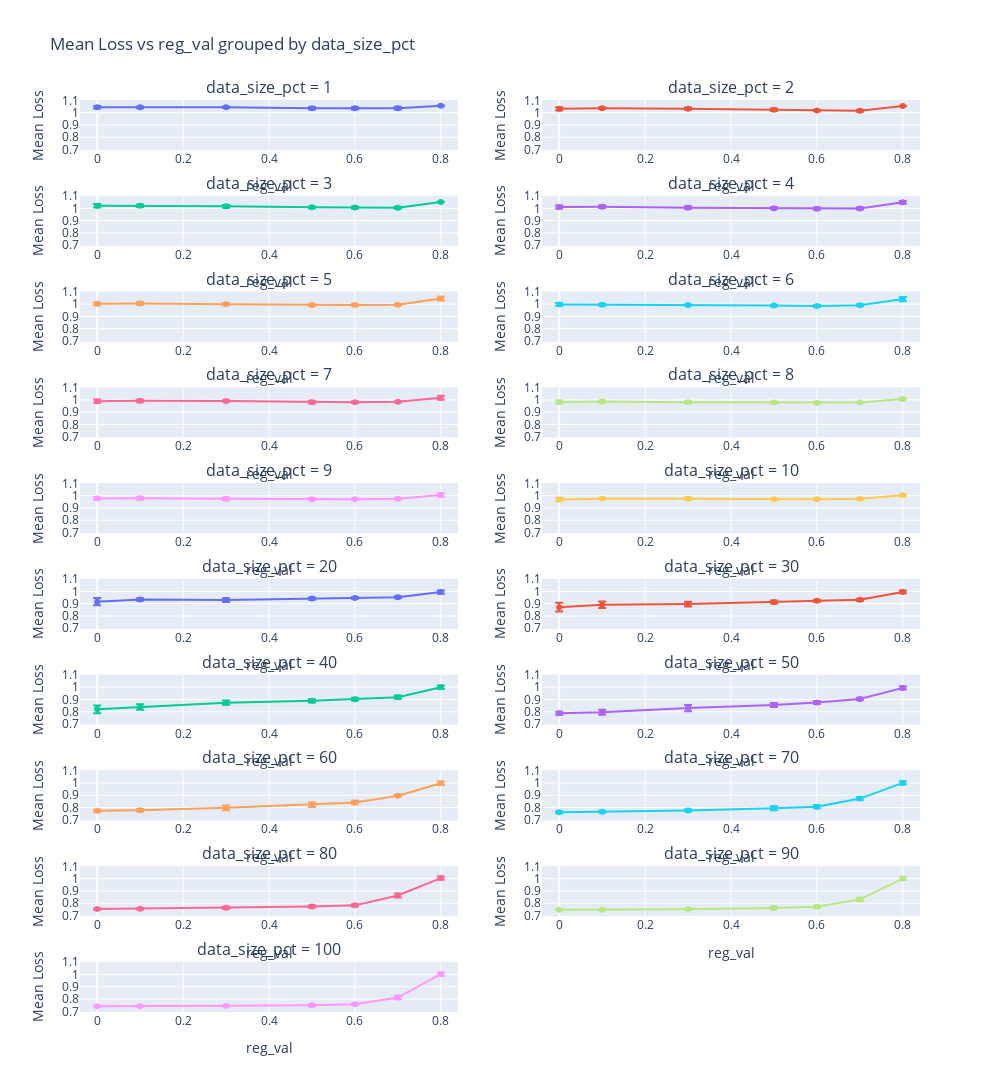

The notebook cell this image was saved under:
### Code cell
plot_data_size_pct = plot_mean_loss(dataset, x_axis='reg_val', group_by='data_size_pct', log_x=log_scale)

### Figure 1 — Plotly figure (JSON) as saved in the notebook; plotly's stock layout.template omitted (floating-point values rounded to 4 significant figures)
{"data": [{"error_y": {"array": [0.009424, 0.00701, 0.006607, 0.01016, 0.009828, 0.01042, 0.004136], "type": "data", "visible": true}, "hoverinfo": "text", "hovertext": ["reg_val: 0.0<br>Mean Loss: 1.043706883960988<br>Avg Learning Rate: 0.00466", "reg_val: 0.1<br>Mean Loss: 1.0436181947008356<br>Avg Learning Rate: 0.00598", "reg_val: 0.3<br>Mean Loss: 1.0441424318206258<br>Avg Learning Rate: 0.007209999999999999", "reg_val: 0.5<br>Mean Loss: 1.0361043082945274<br>Avg Learning Rate: 0.0094", "reg_val: 0.6<br>Mean Loss: 1.0351684627078828<br>Avg Learning Rate: 0.0085", "reg_val: 0.7<br>Mean Loss: 1.036556966557647<br>Avg Learning Rate: 0.007000000000000001", "reg_val: 0.8<br>Mean Loss: 1.0558047872601135<br>Avg Learning Rate: 0.0334"], "mode": "lines+markers", "name": "1", "type": "scatter", "x": [0, 0.1, 0.3, 0.5, 0.6, 0.7, 0.8], "xaxis": "x", "y": [1.044, 1.044, 1.044, 1.036, 1.035, 1.037, 1.056], "yaxis": "y"}, {"error_y": {"array": [0.0132, 0.007087, 0.008956, 0.01015, 0.005664, 0.007933, 0.001822], "type": "data", "visible": true}, "hoverinfo": "text", "hovertext": ["reg_val: 0.0<br>Mean Loss: 1.030915457268298<br>Avg Learning Rate: 0.00466", "reg_val: 0.1<br>Mean Loss: 1.0363332032125234<br>Avg Learning Rate: 0.0030700000000000002", "reg_val: 0.3<br>Mean Loss: 1.032114679292167<br>Avg Learning Rate: 0.0043300000000000005", "reg_val: 0.5<br>Mean Loss: 1.0237324346711625<br>Avg Learning Rate: 0.00451", "reg_val: 0.6<br>Mean Loss: 1.0179437977411014<br>Avg Learning Rate: 0.0037", "reg_val: 0.7<br>Mean Loss: 1.0149145629498866<br>Avg Learning Rate: 0.0013", "reg_val: 0.8<br>Mean Loss: 1.0537450580885916<br>Avg Learning Rate: 0.0808"], "mode": "lines+markers", "name": "2", "type": "scatter", "x": [0, 0.1, 0.3, 0.5, 0.6, 0.7, 0.8], "xaxis": "x2", "y": [1.031, 1.036, 1.032, 1.024, 1.018, 1.015, 1.054], "yaxis": "y2"}, {"error_y": {"array": [0.01364, 0.009985, 0.01025, 0.007702, 0.008009, 0.007607, 0.001066], "type": "data", "visible": true}, "hoverinfo": "text", "hovertext": ["reg_val: 0.0<br>Mean Loss: 1.0217771186973108<br>Avg Learning Rate: 0.0024100000000000002", "reg_val: 0.1<br>Mean Loss: 1.0207612487660858<br>Avg Learning Rate: 0.00337", "reg_val: 0.3<br>Mean Loss: 1.0164953034677546<br>Avg Learning Rate: 0.0031", "reg_val: 0.5<br>Mean Loss: 1.0087041499810818<br>Avg Learning Rate: 0.0029800000000000004", "reg_val: 0.6<br>Mean Loss: 1.0073360284685573<br>Avg Learning Rate: 0.00235", "reg_val: 0.7<br>Mean Loss: 1.0052685697873434<br>Avg Learning Rate: 0.001", "reg_val: 0.8<br>Mean Loss: 1.0529009726398435<br>Avg Learning Rate: 0.07840000000000001"], "mode": "lines+markers", "name": "3", "type": "scatter", "x": [0, 0.1, 0.3, 0.5, 0.6, 0.7, 0.8], "xaxis": "x3", "y": [1.022, 1.021, 1.016, 1.009, 1.007, 1.005, 1.053], "yaxis": "y3"}, {"error_y": {"array": [0.01201, 0.01117, 0.011, 0.009528, 0.009211, 0.009109, 0.01116], "type": "data", "visible": true}, "hoverinfo": "text", "hovertext": ["reg_val: 0.0<br>Mean Loss: 1.0106708720906987<br>Avg Learning Rate: 0.0027099999999999997", "reg_val: 0.1<br>Mean Loss: 1.0137295159168573<br>Avg Learning Rate: 0.00226", "reg_val: 0.3<br>Mean Loss: 1.0062294532468308<br>Avg Learning Rate: 0.00268", "reg_val: 0.5<br>Mean Loss: 1.0016745612734839<br>Avg Learning Rate: 0.00187", "reg_val: 0.6<br>Mean Loss: 0.9973181224488593<br>Avg Learning Rate: 0.00169", "reg_val: 0.7<br>Mean Loss: 0.9992654351186959<br>Avg Learning Rate: 0.001", "reg_val: 0.8<br>Mean Loss: 1.0496331960349887<br>Avg Learning Rate: 0.0664"], "mode": "lines+markers", "name": "4", "type": "scatter", "x": [0, 0.1, 0.3, 0.5, 0.6, 0.7, 0.8], "xaxis": "x4", "y": [1.011, 1.014, 1.006, 1.002, 0.9973, 0.9993, 1.05], "yaxis": "y4"}, {"error_y": {"array": [0.01174, 0.01071, 0.009167, 0.009251, 0.008597, 0.007921, 0.0153], "type": "data", "visible": true}, "hoverinfo": "text", "hovertext": ["reg_val: 0.0<br>Mean Loss: 1.0027414618116437<br>Avg Learning Rate: 0.00283", "reg_val: 0.1<br>Mean Loss: 1.005989105025411<br>Avg Learning Rate: 0.00226", "reg_val: 0.3<br>Mean Loss: 0.9996849847820414<br>Avg Learning Rate: 0.0041800000000000006", "reg_val: 0.5<br>Mean Loss: 0.9921805869965327<br>Avg Learning Rate: 0.00346", "reg_val: 0.6<br>Mean Loss: 0.9925932996974879<br>Avg Learning Rate: 0.00064", "reg_val: 0.7<br>Mean Loss: 0.9943310628463695<br>Avg Learning Rate: 0.001", "reg_val: 0.8<br>Mean Loss: 1.0460059212657797<br>Avg Learning Rate: 0.059500000000000004"], "mode": "lines+markers", "name": "5", "type": "scatter", "x": [0, 0.1, 0.3, 0.5, 0.6, 0.7, 0.8], "xaxis": "x5", "y": [1.003, 1.006, 0.9997, 0.9922, 0.9926, 0.9943, 1.046], "yaxis": "y5"}, {"error_y": {"array": [0.01203, 0.008322, 0.006667, 0.006282, 0.008022, 0.007749, 0.01786], "type": "data", "visible": true}, "hoverinfo": "text", "hovertext": ["reg_val: 0.0<br>Mean Loss: 0.996606044903462<br>Avg Learning Rate: 0.0019", "reg_val: 0.1<br>Mean Loss: 0.995982536557433<br>Avg Learning Rate: 0.0022", "reg_val: 0.3<br>Mean Loss: 0.9933622290045668<br>Avg Learning Rate: 0.00292", "reg_val: 0.5<br>Mean Loss: 0.9881720218565557<br>Avg Learning Rate: 0.0022", "reg_val: 0.6<br>Mean Loss: 0.9845677238522155<br>Avg Learning Rate: 0.00058", "reg_val: 0.7<br>Mean Loss: 0.9907551219453027<br>Avg Learning Rate: 0.00097", "reg_val: 0.8<br>Mean Loss: 1.0411648518853374<br>Avg Learning Rate: 0.052300000000000006"], "mode": "lines+markers", "name": "6", "type": "scatter", "x": [0, 0.1, 0.3, 0.5, 0.6, 0.7, 0.8], "xaxis": "x6", "y": [0.9966, 0.996, 0.9934, 0.9882, 0.9846, 0.9908, 1.041], "yaxis": "y6"}, {"error_y": {"array": [0.01298, 0.01169, 0.006893, 0.01068, 0.007578, 0.005819, 0.01712], "type": "data", "visible": true}, "hoverinfo": "text", "hovertext": ["reg_val: 0.0<br>Mean Loss: 0.9896433346199267<br>Avg Learning Rate: 0.0028899999999999998", "reg_val: 0.1<br>Mean Loss: 0.9926484278012148<br>Avg Learning Rate: 0.00334", "reg_val: 0.3<br>Mean Loss: 0.9910750015731498<br>Avg Learning Rate: 0.00313", "reg_val: 0.5<br>Mean Loss: 0.9815663782291082<br>Avg Learning Rate: 0.00415", "reg_val: 0.6<br>Mean Loss: 0.9816549302695634<br>Avg Learning Rate: 0.00046", "reg_val: 0.7<br>Mean Loss: 0.9842673261960347<br>Avg Learning Rate: 0.0004", "reg_val: 0.8<br>Mean Loss: 1.017587735694208<br>Avg Learning Rate: 0.011500000000000002"], "mode": "lines+markers", "name": "7", "type": "scatter", "x": [0, 0.1, 0.3, 0.5, 0.6, 0.7, 0.8], "xaxis": "x7", "y": [0.9896, 0.9926, 0.9911, 0.9816, 0.9817, 0.9843, 1.018], "yaxis": "y7"}, {"error_y": {"array": [0.01216, 0.009147, 0.009062, 0.006275, 0.006497, 0.00526, 0.007096], "type": "data", "visible": true}, "hoverinfo": "text", "hovertext": ["reg_val: 0.0<br>Mean Loss: 0.9839377063693422<br>Avg Learning Rate: 0.0025", "reg_val: 0.1<br>Mean Loss: 0.9870818259396079<br>Avg Learning Rate: 0.0032500000000000003", "reg_val: 0.3<br>Mean Loss: 0.9817454209575406<br>Avg Learning Rate: 0.00445", "reg_val: 0.5<br>Mean Loss: 0.9780534643115419<br>Avg Learning Rate: 0.0027700000000000003", "reg_val: 0.6<br>Mean Loss: 0.9758200842838782<br>Avg Learning Rate: 0.00076", "reg_val: 0.7<br>Mean Loss: 0.9791722940676141<br>Avg Learning Rate: 0.00031", "reg_val: 0.8<br>Mean Loss: 1.0077351392605602<br>Avg Learning Rate: 0.001"], "mode": "lines+markers", "name": "8", "type": "scatter", "x": [0, 0.1, 0.3, 0.5, 0.6, 0.7, 0.8], "xaxis": "x8", "y": [0.9839, 0.9871, 0.9817, 0.9781, 0.9758, 0.9792, 1.008], "yaxis": "y8"}, {"error_y": {"array": [0.01009, 0.01182, 0.01175, 0.009565, 0.005823, 0.006515, 0.01388], "type": "data", "visible": true}, "hoverinfo": "text", "hovertext": ["reg_val: 0.0<br>Mean Loss: 0.977407024510495<br>Avg Learning Rate: 0.0024490000000000002", "reg_val: 0.1<br>Mean Loss: 0.9791924738522731<br>Avg Learning Rate: 0.005107", "reg_val: 0.3<br>Mean Loss: 0.9740547706296433<br>Avg Learning Rate: 0.004390000000000001", "reg_val: 0.5<br>Mean Loss: 0.9714677679332304<br>Avg Learning Rate: 0.0024100000000000002", "reg_val: 0.6<br>Mean Loss: 0.9711998861331445<br>Avg Learning Rate: 0.00082", "reg_val: 0.7<br>Mean Loss: 0.9757883755675643<br>Avg Learning Rate: 0.00022", "reg_val: 0.8<br>Mean Loss: 1.0057034175633353<br>Avg Learning Rate: 0.0043"], "mode": "lines+markers", "name": "9", "type": "scatter", "x": [0, 0.1, 0.3, 0.5, 0.6, 0.7, 0.8], "xaxis": "x9", "y": [0.9774, 0.9792, 0.9741, 0.9715, 0.9712, 0.9758, 1.006], "yaxis": "y9"}, {"error_y": {"array": [0.01425, 0.006859, 0.01016, 0.007717, 0.006225, 0.006873, 0.008751], "type": "data", "visible": true}, "hoverinfo": "text", "hovertext": ["reg_val: 0.0<br>Mean Loss: 0.9690602672822547<br>Avg Learning Rate: 0.0033940000000000003", "reg_val: 0.1<br>Mean Loss: 0.975967156345194<br>Avg Learning Rate: 0.003781", "reg_val: 0.3<br>Mean Loss: 0.9755278332408889<br>Avg Learning Rate: 0.00424", "reg_val: 0.5<br>Mean Loss: 0.9700621282383478<br>Avg Learning Rate: 0.0057399999999999994", "reg_val: 0.6<br>Mean Loss: 0.9709109550688689<br>Avg Learning Rate: 0.00046", "reg_val: 0.7<br>Mean Loss: 0.9754686950863182<br>Avg Learning Rate: 0.00034", "reg_val: 0.8<br>Mean Loss: 1.0035546544826393<br>Avg Learning Rate: 0.001"], "mode": "lines+markers", "name": "10", "type": "scatter", "x": [0, 0.1, 0.3, 0.5, 0.6, 0.7, 0.8], "xaxis": "x10", "y": [0.9691, 0.976, 0.9755, 0.9701, 0.9709, 0.9755, 1.004], "yaxis": "y10"}, {"error_y": {"array": [0.02906, 0.009649, 0.01501, 0.009546, 0.007112, 0.008121, 0.0127], "type": "data", "visible": true}, "hoverinfo": "text", "hovertext": ["reg_val: 0.0<br>Mean Loss: 0.9170003509624696<br>Avg Learning Rate: 0.003751", "reg_val: 0.1<br>Mean Loss: 0.9343859687254026<br>Avg Learning Rate: 0.005371", "reg_val: 0.3<br>Mean Loss: 0.9296834726612289<br>Avg Learning Rate: 0.007768", "reg_val: 0.5<br>Mean Loss: 0.941946142911911<br>Avg Learning Rate: 0.00469", "reg_val: 0.6<br>Mean Loss: 0.9473585418550482<br>Avg Learning Rate: 0.0005200000000000001", "reg_val: 0.7<br>Mean Loss: 0.953265086629174<br>Avg Learning Rate: 0.00073", "reg_val: 0.8<br>Mean Loss: 0.9948536474725385<br>Avg Learning Rate: 0.001"], "mode": "lines+markers", "name": "20", "type": "scatter", "x": [0, 0.1, 0.3, 0.5, 0.6, 0.7, 0.8], "xaxis": "x11", "y": [0.917, 0.9344, 0.9297, 0.9419, 0.9474, 0.9533, 0.9949], "yaxis": "y11"}, {"error_y": {"array": [0.03651, 0.0267, 0.01953, 0.01236, 0.009544, 0.009707, 0.01082], "type": "data", "visible": true}, "hoverinfo": "text", "hovertext": ["reg_val: 0.0<br>Mean Loss: 0.8721958774508851<br>Avg Learning Rate: 0.0021969999999999997", "reg_val: 0.1<br>Mean Loss: 0.8914981815722082<br>Avg Learning Rate: 0.0055179999999999995", "reg_val: 0.3<br>Mean Loss: 0.8973930779989664<br>Avg Learning Rate: 0.0075699999999999995", "reg_val: 0.5<br>Mean Loss: 0.9136743942380467<br>Avg Learning Rate: 0.001", "reg_val: 0.6<br>Mean Loss: 0.9236140881781971<br>Avg Learning Rate: 0.0008500000000000001", "reg_val: 0.7<br>Mean Loss: 0.9317084210259574<br>Avg Learning Rate: 0.00097", "reg_val: 0.8<br>Mean Loss: 0.9961123347024381<br>Avg Learning Rate: 0.001"], "mode": "lines+markers", "name": "30", "type": "scatter", "x": [0, 0.1, 0.3, 0.5, 0.6, 0.7, 0.8], "xaxis": "x12", "y": [0.8722, 0.8915, 0.8974, 0.9137, 0.9236, 0.9317, 0.9961], "yaxis": "y12"}, {"error_y": {"array": [0.03085, 0.02301, 0.01642, 0.01313, 0.0111, 0.013, 0.0145], "type": "data", "visible": true}, "hoverinfo": "text", "hovertext": ["reg_val: 0.0<br>Mean Loss: 0.8195057468754905<br>Avg Learning Rate: 0.00118", "reg_val: 0.1<br>Mean Loss: 0.8385124794848553<br>Avg Learning Rate: 0.001582", "reg_val: 0.3<br>Mean Loss: 0.8742439107719437<br>Avg Learning Rate: 0.00505", "reg_val: 0.5<br>Mean Loss: 0.8889248835576046<br>Avg Learning Rate: 0.001", "reg_val: 0.6<br>Mean Loss: 0.90238138274713<br>Avg Learning Rate: 0.001", "reg_val: 0.7<br>Mean Loss: 0.9186455791904813<br>Avg Learning Rate: 0.00097", "reg_val: 0.8<br>Mean Loss: 0.9989664976989036<br>Avg Learning Rate: 0.00097"], "mode": "lines+markers", "name": "40", "type": "scatter", "x": [0, 0.1, 0.3, 0.5, 0.6, 0.7, 0.8], "xaxis": "x13", "y": [0.8195, 0.8385, 0.8742, 0.8889, 0.9024, 0.9186, 0.999], "yaxis": "y13"}, {"error_y": {"array": [0.01291, 0.01993, 0.02466, 0.0169, 0.01243, 0.009973, 0.01356], "type": "data", "visible": true}, "hoverinfo": "text", "hovertext": ["reg_val: 0.0<br>Mean Loss: 0.7877338982763745<br>Avg Learning Rate: 0.000808", "reg_val: 0.1<br>Mean Loss: 0.7962310503829609<br>Avg Learning Rate: 5.8e-05", "reg_val: 0.3<br>Mean Loss: 0.8296020569481375<br>Avg Learning Rate: 0.0022", "reg_val: 0.5<br>Mean Loss: 0.8546920892996189<br>Avg Learning Rate: 0.001", "reg_val: 0.6<br>Mean Loss: 0.8758009837561356<br>Avg Learning Rate: 0.00094", "reg_val: 0.7<br>Mean Loss: 0.9031237423419952<br>Avg Learning Rate: 0.001", "reg_val: 0.8<br>Mean Loss: 0.9942927509159236<br>Avg Learning Rate: 0.001"], "mode": "lines+markers", "name": "50", "type": "scatter", "x": [0, 0.1, 0.3, 0.5, 0.6, 0.7, 0.8], "xaxis": "x14", "y": [0.7877, 0.7962, 0.8296, 0.8547, 0.8758, 0.9031, 0.9943], "yaxis": "y14"}, {"error_y": {"array": [0.009742, 0.01013, 0.01949, 0.01816, 0.01458, 0.009089, 0.01436], "type": "data", "visible": true}, "hoverinfo": "text", "hovertext": ["reg_val: 0.0<br>Mean Loss: 0.7729573987263105<br>Avg Learning Rate: 0.000196", "reg_val: 0.1<br>Mean Loss: 0.777501863602436<br>Avg Learning Rate: 0.00015700000000000002", "reg_val: 0.3<br>Mean Loss: 0.7977442470721868<br>Avg Learning Rate: 0.00124", "reg_val: 0.5<br>Mean Loss: 0.8227092728470311<br>Avg Learning Rate: 0.00097", "reg_val: 0.6<br>Mean Loss: 0.8412016419105199<br>Avg Learning Rate: 0.001", "reg_val: 0.7<br>Mean Loss: 0.8965860542280849<br>Avg Learning Rate: 0.00097", "reg_val: 0.8<br>Mean Loss: 0.9970383107146144<br>Avg Learning Rate: 0.001"], "mode": "lines+markers", "name": "60", "type": "scatter", "x": [0, 0.1, 0.3, 0.5, 0.6, 0.7, 0.8], "xaxis": "x15", "y": [0.773, 0.7775, 0.7977, 0.8227, 0.8412, 0.8966, 0.997], "yaxis": "y15"}, {"error_y": {"array": [0.007544, 0.007111, 0.009786, 0.01552, 0.01285, 0.01149, 0.01347], "type": "data", "visible": true}, "hoverinfo": "text", "hovertext": ["reg_val: 0.0<br>Mean Loss: 0.7617744628743176<br>Avg Learning Rate: 0.000124", "reg_val: 0.1<br>Mean Loss: 0.7656801022492447<br>Avg Learning Rate: 0.000112", "reg_val: 0.3<br>Mean Loss: 0.7766837308159122<br>Avg Learning Rate: 0.000451", "reg_val: 0.5<br>Mean Loss: 0.7938060463506939<br>Avg Learning Rate: 0.001", "reg_val: 0.6<br>Mean Loss: 0.8060918015319031<br>Avg Learning Rate: 0.001", "reg_val: 0.7<br>Mean Loss: 0.8726407109916984<br>Avg Learning Rate: 0.001", "reg_val: 0.8<br>Mean Loss: 1.0003321502373848<br>Avg Learning Rate: 0.00097"], "mode": "lines+markers", "name": "70", "type": "scatter", "x": [0, 0.1, 0.3, 0.5, 0.6, 0.7, 0.8], "xaxis": "x16", "y": [0.7618, 0.7657, 0.7767, 0.7938, 0.8061, 0.8726, 1.0], "yaxis": "y16"}, {"error_y": {"array": [0.005177, 0.005487, 0.009302, 0.01101, 0.009922, 0.01602, 0.01322], "type": "data", "visible": true}, "hoverinfo": "text", "hovertext": ["reg_val: 0.0<br>Mean Loss: 0.7526520383048366<br>Avg Learning Rate: 0.00013000000000000002", "reg_val: 0.1<br>Mean Loss: 0.7557873964309693<br>Avg Learning Rate: 0.000196", "reg_val: 0.3<br>Mean Loss: 0.7633451811678997<br>Avg Learning Rate: 0.00064", "reg_val: 0.5<br>Mean Loss: 0.7738450792444733<br>Avg Learning Rate: 0.00097", "reg_val: 0.6<br>Mean Loss: 0.7830952550683702<br>Avg Learning Rate: 0.001", "reg_val: 0.7<br>Mean Loss: 0.863580457240472<br>Avg Learning Rate: 0.001", "reg_val: 0.8<br>Mean Loss: 1.005055231397802<br>Avg Learning Rate: 0.001"], "mode": "lines+markers", "name": "80", "type": "scatter", "x": [0, 0.1, 0.3, 0.5, 0.6, 0.7, 0.8], "xaxis": "x17", "y": [0.7527, 0.7558, 0.7633, 0.7738, 0.7831, 0.8636, 1.005], "yaxis": "y17"}, {"error_y": {"array": [0.004747, 0.005332, 0.007701, 0.01181, 0.01042, 0.01376, 0.01234], "type": "data", "visible": true}, "hoverinfo": "text", "hovertext": ["reg_val: 0.0<br>Mean Loss: 0.7473454875863476<br>Avg Learning Rate: 0.00021700000000000002", "reg_val: 0.1<br>Mean Loss: 0.7478020696412949<br>Avg Learning Rate: 0.000358", "reg_val: 0.3<br>Mean Loss: 0.7520029835112683<br>Avg Learning Rate: 0.000571", "reg_val: 0.5<br>Mean Loss: 0.7622280529051116<br>Avg Learning Rate: 0.00097", "reg_val: 0.6<br>Mean Loss: 0.7717460972922189<br>Avg Learning Rate: 0.001", "reg_val: 0.7<br>Mean Loss: 0.831637964129964<br>Avg Learning Rate: 0.001", "reg_val: 0.8<br>Mean Loss: 1.0012504058224814<br>Avg Learning Rate: 0.00094"], "mode": "lines+markers", "name": "90", "type": "scatter", "x": [0, 0.1, 0.3, 0.5, 0.6, 0.7, 0.8], "xaxis": "x18", "y": [0.7473, 0.7478, 0.752, 0.7622, 0.7717, 0.8316, 1.001], "yaxis": "y18"}, {"error_y": {"array": [0.003831, 0.004992, 0.005526, 0.008718, 0.00815, 0.01415, 0.01451], "type": "data", "visible": true}, "hoverinfo": "text", "hovertext": ["reg_val: 0.0<br>Mean Loss: 0.7417836506645401<br>Avg Learning Rate: 0.00028900000000000003", "reg_val: 0.1<br>Mean Loss: 0.7415596347608608<br>Avg Learning Rate: 0.00038800000000000005", "reg_val: 0.3<br>Mean Loss: 0.7448505693441861<br>Avg Learning Rate: 0.00048699999999999997", "reg_val: 0.5<br>Mean Loss: 0.7484893152208039<br>Avg Learning Rate: 0.001", "reg_val: 0.6<br>Mean Loss: 0.756815115301124<br>Avg Learning Rate: 0.001", "reg_val: 0.7<br>Mean Loss: 0.8119664406363581<br>Avg Learning Rate: 0.001", "reg_val: 0.8<br>Mean Loss: 1.0021546888403046<br>Avg Learning Rate: 0.0008500000000000001"], "mode": "lines+markers", "name": "100", "type": "scatter", "x": [0, 0.1, 0.3, 0.5, 0.6, 0.7, 0.8], "xaxis": "x19", "y": [0.7418, 0.7416, 0.7449, 0.7485, 0.7568, 0.812, 1.002], "yaxis": "y19"}], "layout": {"annotations": [{"font": {"size": 16}, "showarrow": false, "text": "data_size_pct = 1", "x": 0.225, "xanchor": "center", "xref": "paper", "y": 1, "yanchor": "bottom", "yref": "paper"}, {"font": {"size": 16}, "showarrow": false, "text": "data_size_pct = 2", "x": 0.775, "xanchor": "center", "xref": "paper", "y": 1, "yanchor": "bottom", "yref": "paper"}, {"font": {"size": 16}, "showarrow": false, "text": "data_size_pct = 3", "x": 0.225, "xanchor": "center", "xref": "paper", "y": 0.895, "yanchor": "bottom", "yref": "paper"}, {"font": {"size": 16}, "showarrow": false, "text": "data_size_pct = 4", "x": 0.775, "xanchor": "center", "xref": "paper", "y": 0.895, "yanchor": "bottom", "yref": "paper"}, {"font": {"size": 16}, "showarrow": false, "text": "data_size_pct = 5", "x": 0.225, "xanchor": "center", "xref": "paper", "y": 0.79, "yanchor": "bottom", "yref": "paper"}, {"font": {"size": 16}, "showarrow": false, "text": "data_size_pct = 6", "x": 0.775, "xanchor": "center", "xref": "paper", "y": 0.79, "yanchor": "bottom", "yref": "paper"}, {"font": {"size": 16}, "showarrow": false, "text": "data_size_pct = 7", "x": 0.225, "xanchor": "center", "xref": "paper", "y": 0.685, "yanchor": "bottom", "yref": "paper"}, {"font": {"size": 16}, "showarrow": false, "text": "data_size_pct = 8", "x": 0.775, "xanchor": "center", "xref": "paper", "y": 0.685, "yanchor": "bottom", "yref": "paper"}, {"font": {"size": 16}, "showarrow": false, "text": "data_size_pct = 9", "x": 0.225, "xanchor": "center", "xref": "paper", "y": 0.58, "yanchor": "bottom", "yref": "paper"}, {"font": {"size": 16}, "showarrow": false, "text": "data_size_pct = 10", "x": 0.775, "xanchor": "center", "xref": "paper", "y": 0.58, "yanchor": "bottom", "yref": "paper"}, {"font": {"size": 16}, "showarrow": false, "text": "data_size_pct = 20", "x": 0.225, "xanchor": "center", "xref": "paper", "y": 0.475, "yanchor": "bottom", "yref": "paper"}, {"font": {"size": 16}, "showarrow": false, "text": "data_size_pct = 30", "x": 0.775, "xanchor": "center", "xref": "paper", "y": 0.475, "yanchor": "bottom", "yref": "paper"}, {"font": {"size": 16}, "showarrow": false, "text": "data_size_pct = 40", "x": 0.225, "xanchor": "center", "xref": "paper", "y": 0.37, "yanchor": "bottom", "yref": "paper"}, {"font": {"size": 16}, "showarrow": false, "text": "data_size_pct = 50", "x": 0.775, "xanchor": "center", "xref": "paper", "y": 0.37, "yanchor": "bottom", "yref": "paper"}, {"font": {"size": 16}, "showarrow": false, "text": "data_size_pct = 60", "x": 0.225, "xanchor": "center", "xref": "paper", "y": 0.265, "yanchor": "bottom", "yref": "paper"}, {"font": {"size": 16}, "showarrow": false, "text": "data_size_pct = 70", "x": 0.775, "xanchor": "center", "xref": "paper", "y": 0.265, "yanchor": "bottom", "yref": "paper"}, {"font": {"size": 16}, "showarrow": false, "text": "data_size_pct = 80", "x": 0.225, "xanchor": "center", "xref": "paper", "y": 0.16, "yanchor": "bottom", "yref": "paper"}, {"font": {"size": 16}, "showarrow": false, "text": "data_size_pct = 90", "x": 0.775, "xanchor": "center", "xref": "paper", "y": 0.16, "yanchor": "bottom", "yref": "paper"}, {"font": {"size": 16}, "showarrow": false, "text": "data_size_pct = 100", "x": 0.225, "xanchor": "center", "xref": "paper", "y": 0.055, "yanchor": "bottom", "yref": "paper"}], "height": 3200, "showlegend": false, "title": {"text": "Mean Loss vs reg_val grouped by data_size_pct"}, "width": 1000, "xaxis": {"anchor": "y", "domain": [0, 0.45], "range": [-0.04, 0.84], "title": {"text": "reg_val"}}, "xaxis10": {"anchor": "y10", "domain": [0.55, 1], "range": [-0.04, 0.84], "title": {"text": "reg_val"}}, "xaxis11": {"anchor": "y11", "domain": [0, 0.45], "range": [-0.04, 0.84], "title": {"text": "reg_val"}}, "xaxis12": {"anchor": "y12", "domain": [0.55, 1], "range": [-0.04, 0.84], "title": {"text": "reg_val"}}, "xaxis13": {"anchor": "y13", "domain": [0, 0.45], "range": [-0.04, 0.84], "title": {"text": "reg_val"}}, "xaxis14": {"anchor": "y14", "domain": [0.55, 1], "range": [-0.04, 0.84], "title": {"text": "reg_val"}}, "xaxis15": {"anchor": "y15", "domain": [0, 0.45], "range": [-0.04, 0.84], "title": {"text": "reg_val"}}, "xaxis16": {"anchor": "y16", "domain": [0.55, 1], "range": [-0.04, 0.84], "title": {"text": "reg_val"}}, "xaxis17": {"anchor": "y17", "domain": [0, 0.45], "range": [-0.04, 0.84], "title": {"text": "reg_val"}}, "xaxis18": {"anchor": "y18", "domain": [0.55, 1], "range": [-0.04, 0.84], "title": {"text": "reg_val"}}, "xaxis19": {"anchor": "y19", "domain": [0, 0.45], "range": [-0.04, 0.84], "title": {"text": "reg_val"}}, "xaxis2": {"anchor": "y2", "domain": [0.55, 1], "range": [-0.04, 0.84], "title": {"text": "reg_val"}}, "xaxis20": {"anchor": "y20", "domain": [0.55, 1]}, "xaxis3": {"anchor": "y3", "domain": [0, 0.45], "range": [-0.04, 0.84], "title": {"text": "reg_val"}}, "xaxis4": {"anchor": "y4", "domain": [0.55, 1], "range": [-0.04, 0.84], "title": {"text": "reg_val"}}, "xaxis5": {"anchor": "y5", "domain": [0, 0.45], "range": [-0.04, 0.84], "title": {"text": "reg_val"}}, "xaxis6": {"anchor": "y6", "domain": [0.55, 1], "range": [-0.04, 0.84], "title": {"text": "reg_val"}}, "xaxis7": {"anchor": "y7", "domain": [0, 0.45], "range": [-0.04, 0.84], "title": {"text": "reg_val"}}, "xaxis8": {"anchor": "y8", "domain": [0.55, 1], "range": [-0.04, 0.84], "title": {"text": "reg_val"}}, "xaxis9": {"anchor": "y9", "domain": [0, 0.45], "range": [-0.04, 0.84], "title": {"text": "reg_val"}}, "yaxis": {"anchor": "x", "domain": [0.945, 1], "range": [0.6944, 1.103], "title": {"text": "Mean Loss"}}, "yaxis10": {"anchor": "x10", "domain": [0.525, 0.58], "range": [0.6944, 1.103], "title": {"text": "Mean Loss"}}, "yaxis11": {"anchor": "x11", "domain": [0.42, 0.475], "range": [0.6944, 1.103], "title": {"text": "Mean Loss"}}, "yaxis12": {"anchor": "x12", "domain": [0.42, 0.475], "range": [0.6944, 1.103], "title": {"text": "Mean Loss"}}, "yaxis13": {"anchor": "x13", "domain": [0.315, 0.37], "range": [0.6944, 1.103], "title": {"text": "Mean Loss"}}, "yaxis14": {"anchor": "x14", "domain": [0.315, 0.37], "range": [0.6944, 1.103], "title": {"text": "Mean Loss"}}, "yaxis15": {"anchor": "x15", "domain": [0.21, 0.265], "range": [0.6944, 1.103], "title": {"text": "Mean Loss"}}, "yaxis16": {"anchor": "x16", "domain": [0.21, 0.265], "range": [0.6944, 1.103], "title": {"text": "Mean Loss"}}, "yaxis17": {"anchor": "x17", "domain": [0.105, 0.16], "range": [0.6944, 1.103], "title": {"text": "Mean Loss"}}, "yaxis18": {"anchor": "x18", "domain": [0.105, 0.16], "range": [0.6944, 1.103], "title": {"text": "Mean Loss"}}, "yaxis19": {"anchor": "x19", "domain": [0, 0.055], "range": [0.6944, 1.103], "title": {"text": "Mean Loss"}}, "yaxis2": {"anchor": "x2", "domain": [0.945, 1], "range": [0.6944, 1.103], "title": {"text": "Mean Loss"}}, "yaxis20": {"anchor": "x20", "domain": [0, 0.055]}, "yaxis3": {"anchor": "x3", "domain": [0.84, 0.895], "range": [0.6944, 1.103], "title": {"text": "Mean Loss"}}, "yaxis4": {"anchor": "x4", "domain": [0.84, 0.895], "range": [0.6944, 1.103], "title": {"text": "Mean Loss"}}, "yaxis5": {"anchor": "x5", "domain": [0.735, 0.79], "range": [0.6944, 1.103], "title": {"text": "Mean Loss"}}, "yaxis6": {"anchor": "x6", "domain": [0.735, 0.79], "range": [0.6944, 1.103], "title": {"text": "Mean Loss"}}, "yaxis7": {"anchor": "x7", "domain": [0.63, 0.685], "range": [0.6944, 1.103], "title": {"text": "Mean Loss"}}, "yaxis8": {"anchor": "x8", "domain": [0.63, 0.685], "range": [0.6944, 1.103], "title": {"text": "Mean Loss"}}, "yaxis9": {"anchor": "x9", "domain": [0.525, 0.58], "range": [0.6944, 1.103], "title": {"text": "Mean Loss"}}}}
